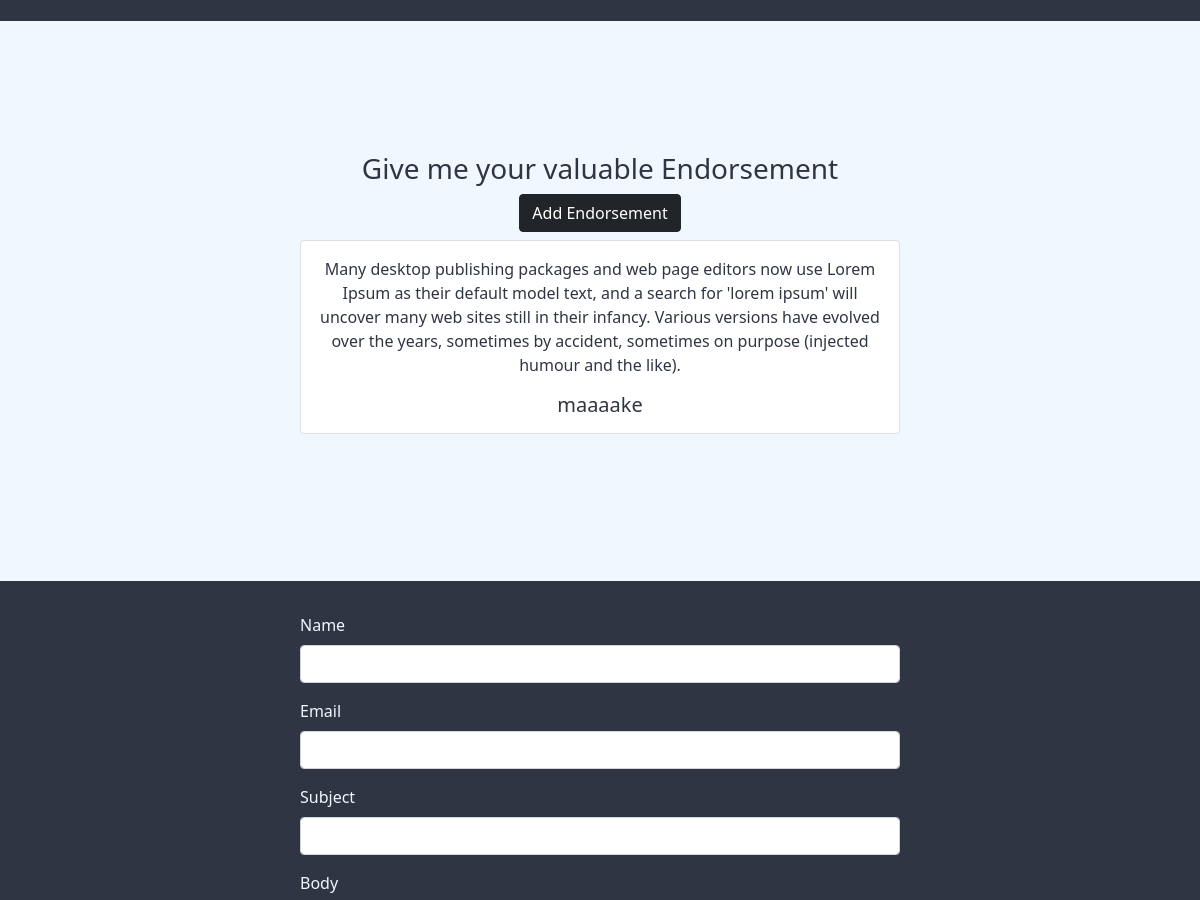
The app's page / (middle part), older data.
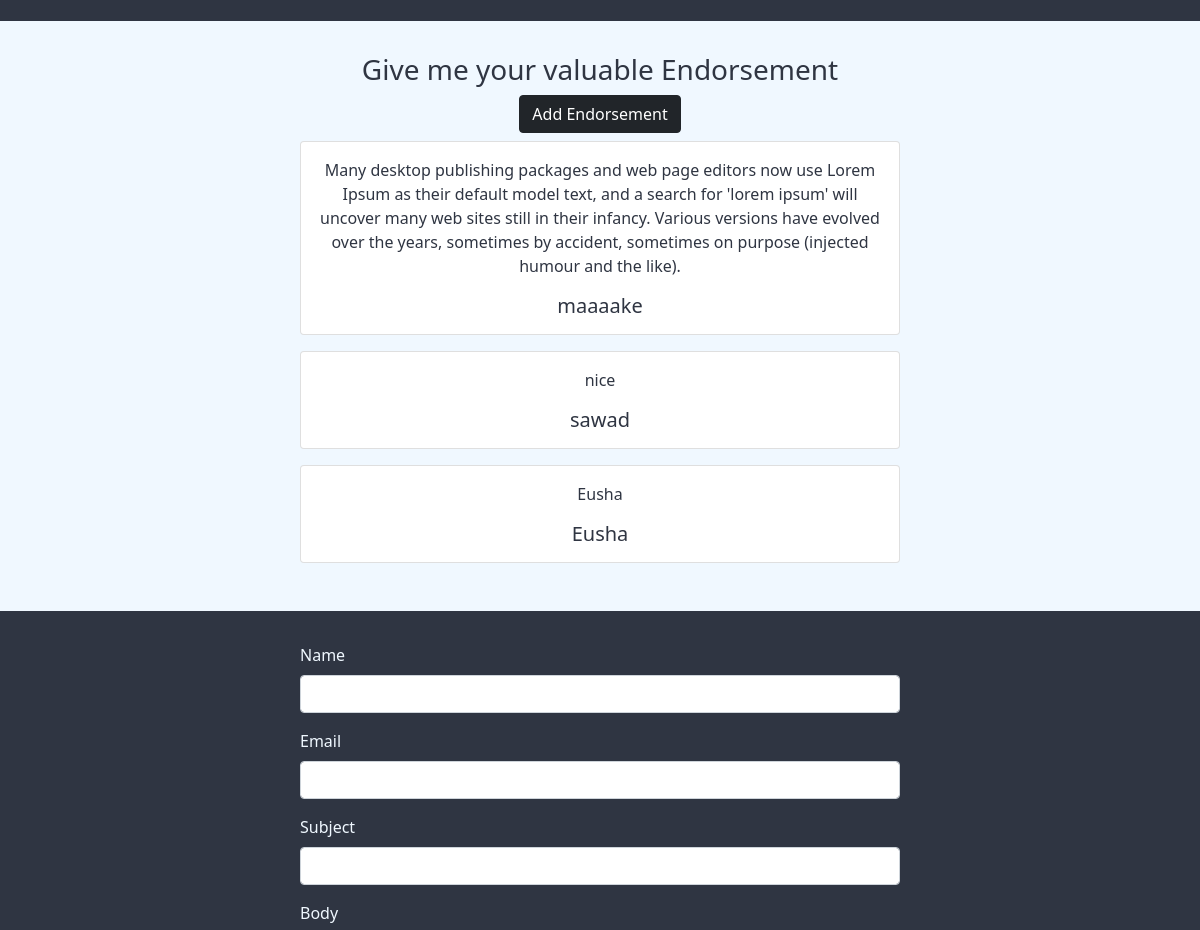
The same page, newer data.
### base/models.py (models this page shows, shortened)
class Endorsement(models.Model):
    name = models.CharField(max_length=200, null=True)
    body = models.TextField()
    approved = models.BooleanField(default=False, null=True)
    featured = models.BooleanField(default=False)

class Message(models.Model):
    name = models.CharField(max_length=200, null=True)
    email = models.CharField(max_length=200, null=True)
    subject = models.CharField(max_length=200, null=True)
    body = models.TextField()
    is_read = models.BooleanField(default=False)
    created = models.DateTimeField(auto_now_add=True)
    id = models.UUIDField(default=uuid.uuid4, unique=True, primary_key=True, editable=False)

### base/views.py (the view)
# urls.py: path('', views.homePage, name="home"),
def homePage(request):
    projects = Project.objects.all()
    detailedSkills = Skill.objects.exclude(body='')
    skills = Skill.objects.filter(body='')
    endorsements = Endorsement.objects.filter(approved=True)
    form = MessageForm()
    if request.method == 'POST':
        form = MessageForm(request.POST)
        if form.is_valid():
            form.save()
            messages.success(request, 'Message successfully send...')
    context = {'projects': projects, 'skills': skills, 'detailedSkills': detailedSkills, 'form': form, 'endorsements': endorsements}
    return render(request, 'base/home.html', context)

### base/forms.py
class MessageForm(ModelForm):
    class Meta:
        model = Message
        fields = '__all__'
        exclude = ['is_read']
    def __init__(self, *args, **kwargs):
        super(MessageForm, self).__init__(*args, **kwargs)
        self.fields['name'].widget.attrs.update(
            {'class':'form-control'}
        )
        self.fields['email'].widget.attrs.update(
            {'class':'form-control'}
        )
        self.fields['subject'].widget.attrs.update(
            {'class':'form-control'}
        )
        self.fields['body'].widget.attrs.update(
            {'class':'form-control'}
        )

### base/templates/base/home.html (shortened to what this page needs)
{% extends 'base/main.html' %}
{% load static %}
{% block content %}
    <section class="section-1">
    </section>
    <section class="section-2">
        <div class="skills-container">
            <h3 class="endorse">Give me your valuable Endorsement</h3>
            <a class="btn btn-dark my-2" href="{% url 'add-endorsement' %}">Add Endorsement</a>
            {% for i in endorsements %}
            <div style="margin-bottom: 1em" class="card">
                <div class="card-body">
                    <p>{{i.body}}</p>
                    <h5>{{i.name}}</h5>
                </div>
            </div>
            {% endfor %}
        </div>
    </section>
    <section class="section-1">
        <div class="container">
            <form class="contact-form" method="POST">
                {% for field in form %}
                <div class="mb-3">
                    <label for="exampleInputPassword1" class="form-label" >{{field.label}}</label>
                    {{field}}
                </div>
                {% endfor %}
            </form>
        </div>
    </section>
    {% endblock content %}

Row changes from the older to the newer data that the page shows:
added Endorsement: body "nice", name "sawad"
added Endorsement: body "Eusha", name "Eusha"
